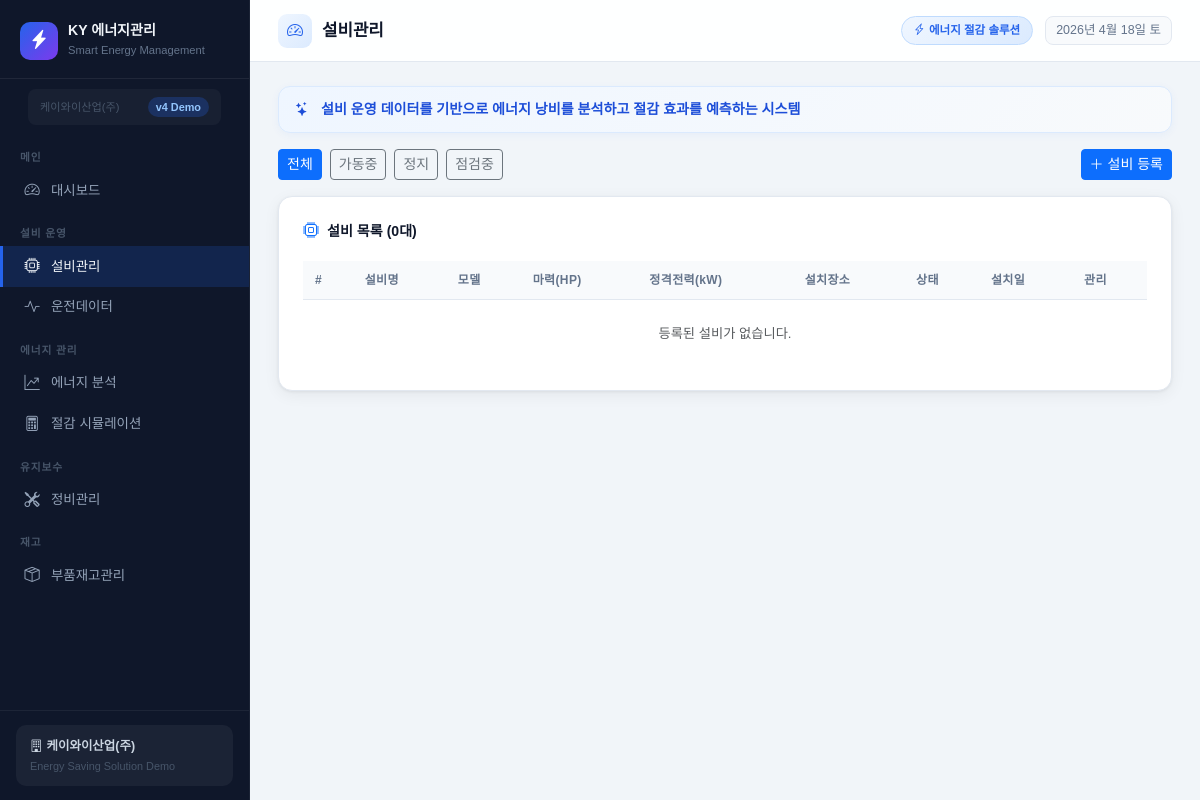
Before: /equipment/ with the older database file.
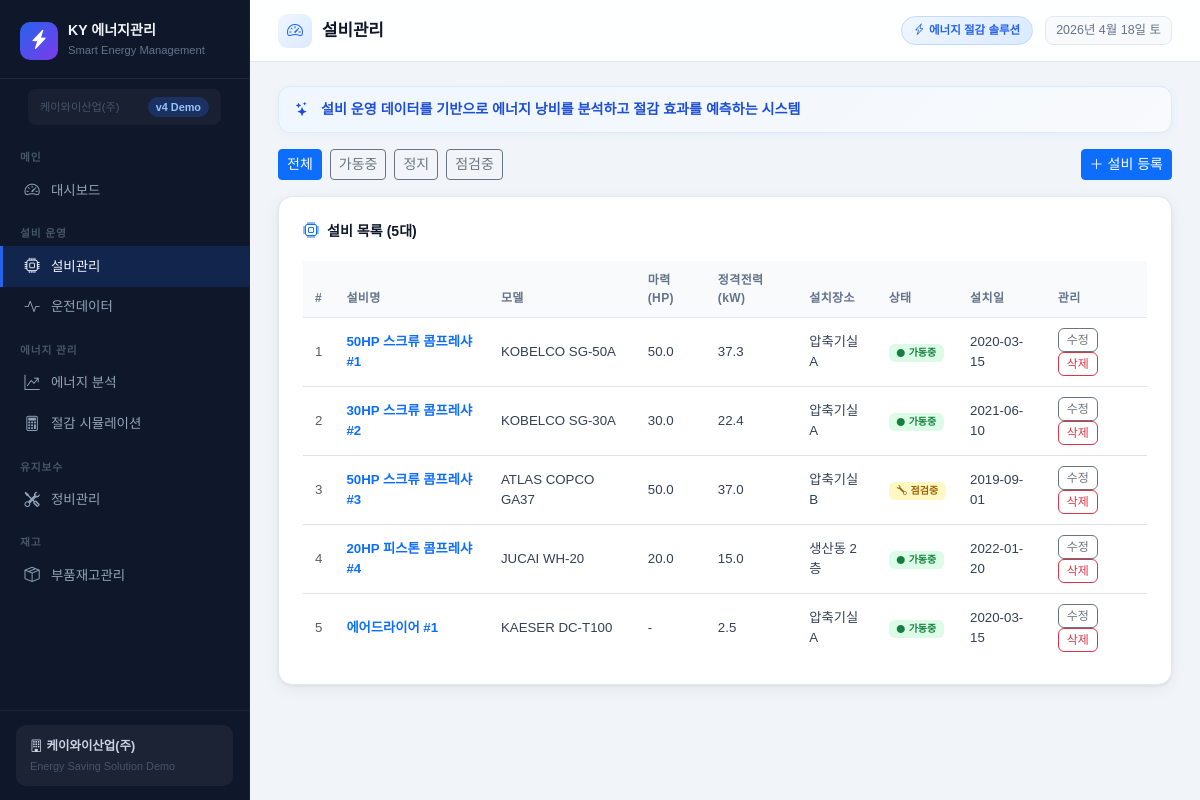
After: the same page with the newer database file.
### models.py (models this page shows)
class Equipment(db.Model):
    __tablename__ = 'equipments'
    id           = db.Column(db.Integer, primary_key=True)
    company_id   = db.Column(db.Integer, db.ForeignKey('companies.id'), nullable=True)
    name         = db.Column(db.String(100), nullable=False)
    model        = db.Column(db.String(100))
    horsepower   = db.Column(db.Float)           # HP
    rated_power  = db.Column(db.Float)           # kW
    install_loc  = db.Column(db.String(100))
    status       = db.Column(db.String(20), default='가동중')  # 가동중/정지/점검중
    install_date = db.Column(db.Date)
    memo         = db.Column(db.Text)
    created_at   = db.Column(db.DateTime, default=datetime.utcnow)
    op_logs      = db.relationship('OperationLog', backref='equipment', lazy=True)
    maint_logs   = db.relationship('MaintenanceLog', backref='equipment', lazy=True)
    energy_data  = db.relationship('EnergyAnalysis', backref='equipment', lazy=True)

### routes/equipment.py (the view)
@equipment_bp.route('/')
def index():
    status_filter = request.args.get('status', '')
    q = Equipment.query
    if status_filter:
        q = q.filter_by(status=status_filter)
    equipments = q.order_by(Equipment.id).all()
    return render_template('equipment/index.html', equipments=equipments, status_filter=status_filter)

### templates/equipment/index.html (shortened to what this page needs)
{% extends 'base.html' %}
{% block page_title %}설비관리{% endblock %}
{% block content %}
<div class="d-flex justify-content-between align-items-center mb-3">
  <div class="d-flex gap-2">
    <a href="?status=" class="btn btn-sm {% if not status_filter %}btn-primary{% else %}btn-outline-secondary{% endif %}">전체</a>
    <a href="?status=가동중" class="btn btn-sm {% if status_filter=='가동중' %}btn-success{% else %}btn-outline-secondary{% endif %}">가동중</a>
    <a href="?status=정지" class="btn btn-sm {% if status_filter=='정지' %}btn-danger{% else %}btn-outline-secondary{% endif %}">정지</a>
    <a href="?status=점검중" class="btn btn-sm {% if status_filter=='점검중' %}btn-warning{% else %}btn-outline-secondary{% endif %}">점검중</a>
  </div>
  <a href="/equipment/new" class="btn btn-primary btn-sm"><i class="bi bi-plus-lg me-1"></i>설비 등록</a>
</div>
<div class="card-box">
  <div class="card-title"><i class="bi bi-cpu text-primary"></i> 설비 목록 ({{ equipments|length }}대)</div>
  <div class="table-responsive">
    <table class="table table-hover table-clean mb-0">
      <thead>
        <tr>
          <th>#</th><th>설비명</th><th>모델</th><th>마력(HP)</th><th>정격전력(kW)</th>
          <th>설치장소</th><th>상태</th><th>설치일</th><th>관리</th>
        </tr>
      </thead>
      <tbody>
        {% for eq in equipments %}
        <tr>
          <td class="text-muted">{{ loop.index }}</td>
          <td><a href="/equipment/{{ eq.id }}" class="text-decoration-none fw-semibold">{{ eq.name }}</a></td>
          <td>{{ eq.model or '-' }}</td>
          <td>{{ eq.horsepower or '-' }}</td>
          <td>{{ eq.rated_power or '-' }}</td>
          <td>{{ eq.install_loc or '-' }}</td>
          <td>
            {% if eq.status == '가동중' %}
              <span class="badge badge-run px-2 py-1"><i class="bi bi-circle-fill me-1" style="font-size:.5rem;"></i>가동중</span>
            {% elif eq.status == '점검중' %}
              <span class="badge badge-check px-2 py-1"><i class="bi bi-wrench me-1"></i>점검중</span>
            {% else %}
              <span class="badge badge-stop px-2 py-1"><i class="bi bi-pause-fill me-1"></i>정지</span>
            {% endif %}
          </td>
          <td>{{ eq.install_date or '-' }}</td>
          <td>
            <a href="/equipment/{{ eq.id }}/edit" class="btn btn-xs btn-outline-secondary" style="font-size:.75rem;padding:2px 8px;">수정</a>
            <form action="/equipment/{{ eq.id }}/delete" method="post" class="d-inline"
                  onsubmit="return confirm('삭제하시겠습니까?');">
              <button class="btn btn-xs btn-outline-danger" style="font-size:.75rem;padding:2px 8px;">삭제</button>
            </form>
          </td>
        </tr>
        {% else %}
        <tr><td colspan="9" class="text-center text-muted py-4">등록된 설비가 없습니다.</td></tr>
        {% endfor %}
      </tbody>
    </table>
  </div>
</div>
{% endblock %}

### templates/base.html (shortened to what this page needs)
<!DOCTYPE html>
<html lang="ko">
<head>
  <link rel="stylesheet" href="https://cdn.jsdelivr.net/npm/bootstrap@5.3.2/dist/css/bootstrap.min.css">
  <link rel="stylesheet" href="https://cdn.jsdelivr.net/npm/bootstrap-icons@1.11.3/font/bootstrap-icons.min.css">
</head>
<body>
<nav id="sidebar">
  <div class="sb-brand">
    <div class="logo-wrap">
      <div class="logo-icon"><i class="bi bi-lightning-charge-fill"></i></div>
      <div class="logo-text">
        <h6>KY 에너지관리</h6>
        <small>Smart Energy Management</small>
      </div>
    </div>
  </div>
  <div style="padding:10px 14px 4px;">
    <div class="sb-version">
      <span>케이와이산업(주)</span>
      <span class="v-badge">v4 Demo</span>
    </div>
  </div>
  <div class="sb-section">메인</div>
  <a href="/" class="sb-link {% if request.endpoint=='dashboard.index' %}active{% endif %}"><i class="bi bi-speedometer2"></i> 대시보드</a>
  <div class="sb-section">설비 운영</div>
  <a href="/equipment/" class="sb-link {% if 'equipment' in (request.endpoint or '') %}active{% endif %}"><i class="bi bi-cpu"></i> 설비관리</a>
  <a href="/operation/" class="sb-link {% if 'operation' in (request.endpoint or '') %}active{% endif %}"><i class="bi bi-activity"></i> 운전데이터</a>
  <div class="sb-section">에너지 관리</div>
  <a href="/energy/" class="sb-link {% if 'energy' in (request.endpoint or '') %}active{% endif %}"><i class="bi bi-graph-up-arrow"></i> 에너지 분석</a>
  <a href="/simulation/" class="sb-link {% if 'simulation' in (request.endpoint or '') %}active{% endif %}"><i class="bi bi-calculator"></i> 절감 시뮬레이션</a>
  <div class="sb-section">유지보수</div>
  <a href="/maintenance/" class="sb-link {% if 'maintenance' in (request.endpoint or '') %}active{% endif %}"><i class="bi bi-tools"></i> 정비관리</a>
  <div class="sb-section">재고</div>
  <a href="/inventory/" class="sb-link {% if 'inventory' in (request.endpoint or '') %}active{% endif %}"><i class="bi bi-box-seam"></i> 부품재고관리</a>
  <div class="sb-footer">
    <div class="sb-footer-card">
      <div class="co-name"><i class="bi bi-building me-1"></i>케이와이산업(주)</div>
      <div class="sys-name">Energy Saving Solution Demo</div>
    </div>
  </div>
</nav>
<div id="main">
  <div class="topbar">
    <div class="topbar-left">
      <div class="page-icon"><i class="{% block page_icon %}bi bi-speedometer2{% endblock %}"></i></div>
      <span class="page-title">{% block page_title %}대시보드{% endblock %}</span>
    </div>
    <div class="topbar-right">
      <span class="sys-badge"><i class="bi bi-lightning-charge me-1"></i>에너지 절감 솔루션</span>
      <span class="date-chip" id="today-date"></span>
    </div>
  </div>
  <div class="content-area">
    <div class="identity-banner">
      <i class="bi bi-stars me-2"></i>
      설비 운영 데이터를 기반으로 에너지 낭비를 분석하고 절감 효과를 예측하는 시스템
    </div>
    {% block content %}{% endblock %}
  </div>
</div>
</body>
</html>

Changed rows visible on the page:
added Equipment: name "50HP 스크류 콤프레샤 #1", model "KOBELCO SG-50A", horsepower "50.0", rated_power "37.3", install_loc "압축기실 A", status "가동중" (drawn), install_date "2020-03-15"
added Equipment: name "30HP 스크류 콤프레샤 #2", model "KOBELCO SG-30A", horsepower "30.0", rated_power "22.4", install_loc "압축기실 A", status "가동중" (drawn), install_date "2021-06-10"
added Equipment: name "50HP 스크류 콤프레샤 #3", model "ATLAS COPCO GA37", horsepower "50.0", rated_power "37.0", install_loc "압축기실 B", status "점검중" (drawn), install_date "2019-09-01"
added Equipment: name "20HP 피스톤 콤프레샤 #4", model "JUCAI WH-20", horsepower "20.0", rated_power "15.0", install_loc "생산동 2층", status "가동중" (drawn), install_date "2022-01-20"
added Equipment: name "에어드라이어 #1", model "KAESER DC-T100", horsepower "-", rated_power "2.5", install_loc "압축기실 A", status "가동중" (drawn), install_date "2020-03-15"
Other visible differences:
{{ equipments|length }}: "0" → "5"
text no longer shown: "등록된 설비가 없습니다."
